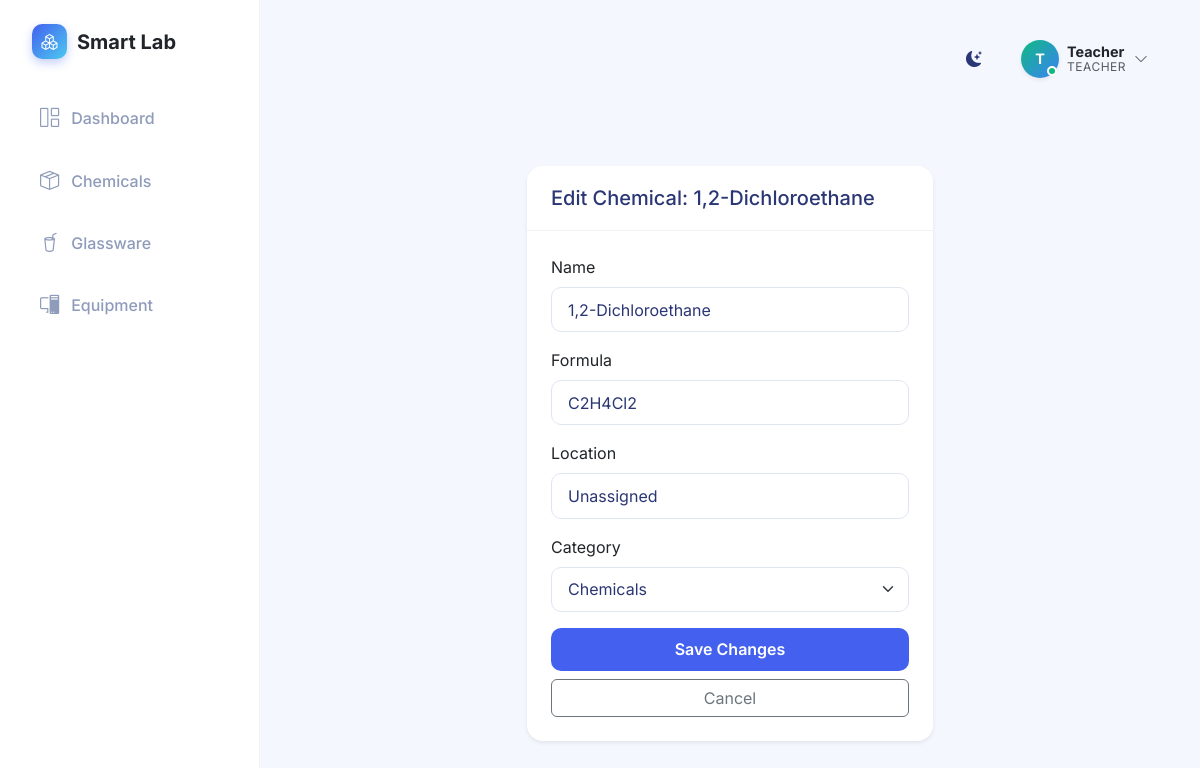
The app's page /chemicals/1/edit (signed in), older data.
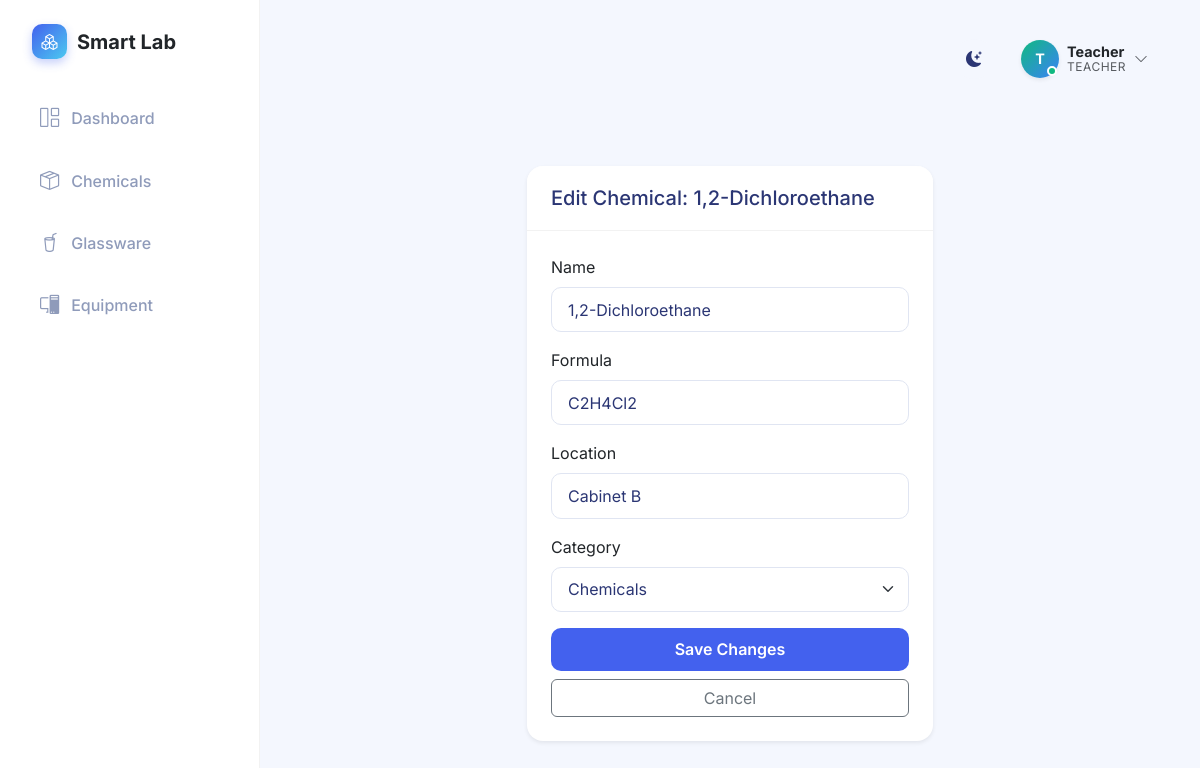
The same page, newer data.
### app.py (models this page shows)
class User(UserMixin, db.Model):
    id = db.Column(db.Integer, primary_key=True)
    username = db.Column(db.String(100), unique=True, nullable=False)
    password_hash = db.Column(db.String(200), nullable=False)
    role = db.Column(db.String(50), nullable=False) # 'teacher' or 'student'
    full_name = db.Column(db.String(150), nullable=True)

class Chemical(db.Model):
    id = db.Column(db.Integer, primary_key=True)
    name = db.Column(db.String(150), nullable=False)
    formula = db.Column(db.String(100), nullable=False)
    cas_number = db.Column(db.String(50), nullable=True)
    quantity = db.Column(db.Float, nullable=False, default=0.0)
    unit = db.Column(db.String(20), nullable=False)
    location = db.Column(db.String(100), nullable=False)
    expiry_date = db.Column(db.Date, nullable=True)
    hazard_category = db.Column(db.String(100), nullable=True)
    category = db.Column(db.String(50), default='Chemicals') # New: Chemicals, Reagents, Indicators, Miscellaneous
    logs = db.relationship('UsageLog', backref='chemical', lazy=True, cascade="all, delete-orphan")

### app.py (the view, shortened to what this page needs)
@app.route('/chemicals/<int:id>/edit', methods=['GET', 'POST'])
@teacher_required
def edit_chemical(id):
    chemical = Chemical.query.get_or_404(id)
    return render_template('edit_chemical.html', chemical=chemical)

### app.py (called while the page is built)
@login_manager.user_loader
def load_user(user_id):
    return User.query.get(int(user_id))

def teacher_required(f):
    @wraps(f)
    def decorated_function(*args, **kwargs):
        if not current_user.is_authenticated or current_user.role not in ['teacher', 'developer']:
            flash('You must be logged in as a teacher or developer to perform this action.', 'danger')
            return redirect(request.referrer or url_for('dashboard'))
        return f(*args, **kwargs)
    return decorated_function

### templates/edit_chemical.html (shortened to what this page needs)
{% extends 'base.html' %}
{% block content %}
<div class="container py-5">
    <div class="row justify-content-center">
        <div class="col-md-6">
            <div class="card shadow-sm">
                <div class="card-header bg-white">
                    <h5 class="mb-0">Edit Chemical: {{ chemical.name }}</h5>
                </div>
                <div class="card-body">
                    <form action="{{ url_for('edit_chemical', id=chemical.id) }}" method="POST">
                        <div class="mb-3">
                            <label class="form-label">Name</label>
                            <input type="text" name="name" class="form-control" value="{{ chemical.name }}" required>
                        </div>
                        <div class="mb-3">
                            <label class="form-label">Formula</label>
                            <input type="text" name="formula" class="form-control" value="{{ chemical.formula }}" required>
                        </div>
                        <div class="mb-3">
                            <label class="form-label">Location</label>
                            <input type="text" name="location" class="form-control" value="{{ chemical.location }}" required>
                        </div>
                        <div class="mb-3">
                            <label class="form-label">Category</label>
                            <select name="category" class="form-select">
                                <option value="Chemicals" {% if chemical.category == 'Chemicals' %}selected{% endif %}>Chemicals</option>
                            </select>
                        </div>
                        <div class="d-grid gap-2">
                            <button type="submit" class="btn btn-primary">Save Changes</button>
                            <a href="{{ url_for('chemical_detail', id=chemical.id) }}" class="btn btn-outline-secondary">Cancel</a>
                        </div>
                    </form>
                </div>
            </div>
        </div>
    </div>
</div>
{% endblock %}

### templates/base.html (shortened to what this page needs)
<!DOCTYPE html>
<html lang="en">
<head>
    <link href="https://cdn.jsdelivr.net/npm/bootstrap@5.3.0/dist/css/bootstrap.min.css" rel="stylesheet">
    <link rel="stylesheet" href="{{ url_for('static', filename='css/style.css') }}">
    <link rel="stylesheet" href="https://cdn.jsdelivr.net/npm/bootstrap-icons@1.10.5/font/bootstrap-icons.css">
</head>
<body>
    <div class="app-container">
        <nav class="sidebar">
            <div class="sidebar-header">
                <a class="navbar-brand d-flex align-items-center morph-logo" href="{{ url_for('dashboard') }}">
                    <div class="logo-icon me-2"><i class="bi bi-boxes text-white"></i></div>
                    <div class="logo-text-container">
                        <span class="logo-text main-text fs-5 fw-bold text-dark">Smart Lab</span>
                    </div>
                </a>
            </div>
            <ul class="nav flex-column sidebar-nav mt-3">
                <li class="nav-item">
                    <a class="nav-link {% if request.endpoint == 'dashboard' %}active{% endif %}"
                        href="{{ url_for('dashboard') }}">
                        <i class="bi bi-grid-1x2"></i> Dashboard
                    </a>
                </li>
                <li class="nav-item">
                    <a class="nav-link {% if request.endpoint == 'chemicals' or request.endpoint == 'add_chemical' or request.endpoint == 'chemical_detail' %}active{% endif %}"
                        href="{{ url_for('chemicals') }}">
                        <i class="bi bi-box-seam"></i> Chemicals
                    </a>
                </li>
                <li class="nav-item">
                    <a class="nav-link {% if request.endpoint == 'glassware' %}active{% endif %}"
                        href="{{ url_for('glassware') }}">
                        <i class="bi bi-cup-straw"></i> Glassware
                    </a>
                </li>
                <li class="nav-item">
                    <a class="nav-link {% if request.endpoint == 'equipment' %}active{% endif %}"
                        href="{{ url_for('equipment') }}">
                        <i class="bi bi-pc-display"></i> Equipment
                    </a>
                </li>
            </ul>
        </nav>
        <main class="main-content">
            <header class="top-header d-flex justify-content-between align-items-center mb-4">
                <div class="d-flex align-items-center">
                    <div class="theme-toggle" id="themeToggle" title="Toggle Dark/Light Mode">
                        <i class="bi bi-moon-stars-fill"></i>
                    </div>
                    <div class="user-profile dropdown">
                        <div class="profile-trigger d-flex align-items-center" {% if current_user.is_authenticated %}data-bs-toggle="dropdown"{% else %}data-bs-toggle="modal" data-bs-target="#loginModal"{% endif %}>
                            {% if current_user.is_authenticated %}
                            <div class="avatar-wrapper me-2">
                                <div class="avatar-circle {% if current_user.role == 'developer' %}bg-developer{% elif current_user.role == 'teacher' %}bg-teacher{% else %}bg-student{% endif %} shadow-sm">
                                    {{ current_user.username[0]|upper }}
                                </div>
                                <div class="status-indicator online"></div>
                            </div>
                            <div class="user-info d-none d-sm-block">
                                <div class="user-name fw-bold text-dark">{{ current_user.username|capitalize }}</div>
                                <div class="user-role text-muted">{{ current_user.role|capitalize }}</div>
                            </div>
                            <i class="bi bi-chevron-down ms-2 text-muted small"></i>
                            {% else %}
                            <div class="avatar-circle bg-secondary shadow-sm me-2">
                                <i class="bi bi-person"></i>
                            </div>
                            <span class="fw-medium text-dark">Login</span>
                            {% endif %}
                        </div>
                    </div>
            </header>
            <div class="content-wrapper">
                {% block content %}{% endblock %}
            </div>
        </main>
    </div>
</body>
</html>

Row changes from the older to the newer data that the page shows:
changed Chemical "1,2-Dichloroethane": location "Unassigned" → "Cabinet B"
